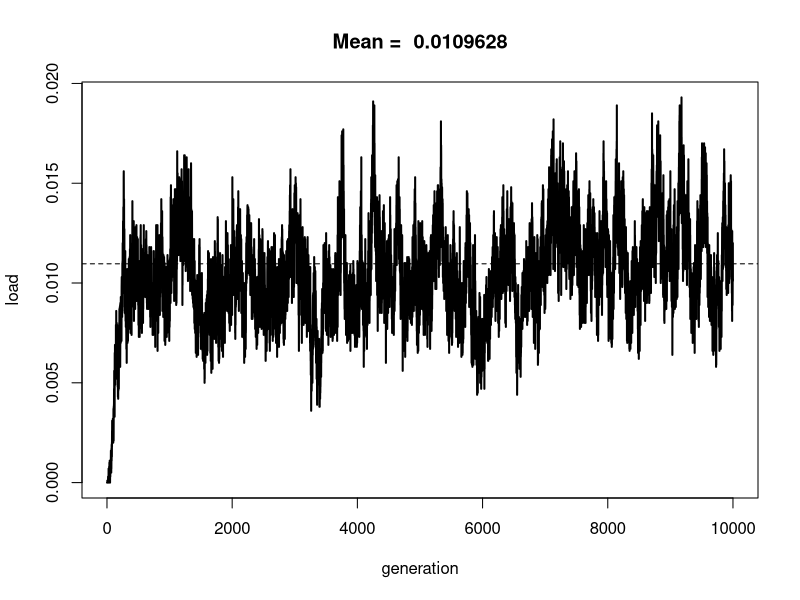
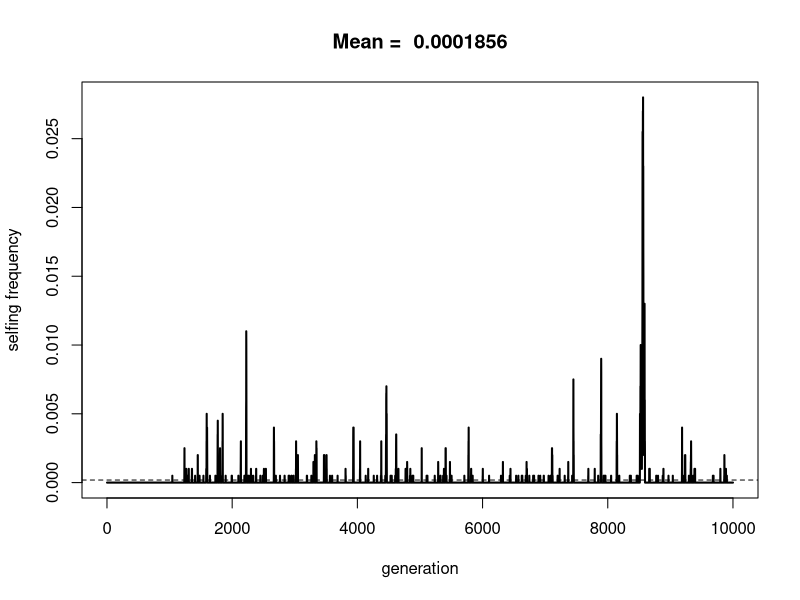

Source code (R) for these figures, in order:
#Plot results

#Read data
data <- read.csv("output.csv")

#Calculate mean on second half
meanLoad <- mean(data$load[-(1:(nrow(data)/2))])

#Save plot
jpeg('loadPlot.jpg')
plot(data$load, type="l", lwd=2, xlab = "generation", ylab="load", main = paste("Mean = ", meanLoad))
abline(h = meanLoad, lty=2)
dev.off()

#Calculate mean on second half
meanSelfingFrequency <- mean(data$selfingLocusFrequency[-(1:(nrow(data)/2))])

#Save plot
jpeg('selfingPlot.jpg')
plot(data$selfingLocusFrequency, type="l", lwd=2, xlab = "generation", ylab="selfing frequency", main = paste("Mean = ", meanSelfingFrequency))
abline(h = meanSelfingFrequency, lty=2)
dev.off()